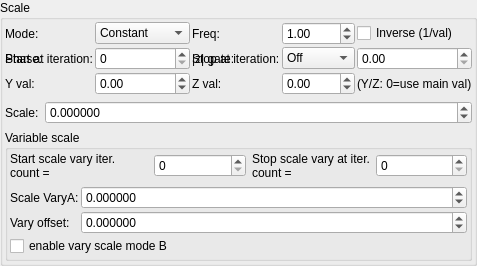
    <widget class="QGroupBox" name="groupBox_3">
     <property name="title">
      <string>Scale</string>
     </property>
     <layout class="QVBoxLayout" name="verticalLayout_5">
      <property name="leftMargin">
       <number>2</number>
      </property>
      <property name="topMargin">
       <number>2</number>
      </property>
      <property name="rightMargin">
       <number>2</number>
      </property>
      <property name="bottomMargin">
       <number>2</number>
      </property>
      <item>
       <layout class="QGridLayout" name="gridLayout_81">
        <property name="spacing">
         <number>2</number>
        </property>
        <item row="2" column="3">
         <widget class="MySpinBox" name="spinboxInt_transf_stop_iterations_C">
          <property name="sizePolicy">
           <sizepolicy hsizetype="Preferred" vsizetype="Maximum">
            <horstretch>0</horstretch>
            <verstretch>0</verstretch>
           </sizepolicy>
          </property>
          <property name="maximum">
           <number>999</number>
          </property>
         </widget>
        </item>
      <item row="1" column="0">
       <widget class="QLabel"><property name="text"><string>Mode:</string></property></widget>
      </item>
      <item row="1" column="1">
       <widget class="MyComboBox" name="comboBox_transf_multiplier_value_mode_2">
        <item><property name="text"><string notr="true">Constant</string></property></item>
        <item><property name="text"><string notr="true">Sine</string></property></item>
        <item><property name="text"><string notr="true">Ramp</string></property></item>
        <item><property name="text"><string notr="true">Exponential</string></property></item>
        <item><property name="text"><string notr="true">Triangle</string></property></item>
        <item><property name="text"><string notr="true">Square</string></property></item>
        <item><property name="text"><string notr="true">Smoothstep</string></property></item>
       </widget>
      </item>
      <item row="1" column="2">
       <widget class="QLabel"><property name="text"><string>Freq:</string></property></widget>
      </item>
      <item row="1" column="3">
       <widget class="MyDoubleSpinBox" name="spinbox_transf_multiplier_frequency_2">
        <property name="minimum"><double>0.01</double></property><property name="maximum"><double>100.0</double></property>
        <property name="singleStep"><double>0.1</double></property><property name="value"><double>1.0</double></property>
       </widget>
      </item>
      <item row="1" column="4" colspan="2">
       <widget class="MyCheckBox" name="checkBox_transf_multiplier_inverse_2">
        <property name="text"><string>Inverse (1/val)</string></property>
       </widget>
      </item>
      <item row="2" column="0">
       <widget class="QLabel"><property name="text"><string>Phase:</string></property></widget>
      </item>
      <item row="2" column="1">
       <widget class="MyDoubleSpinBox" name="spinbox_transf_multiplier_phase_2">
        <property name="minimum"><double>-10.0</double></property><property name="maximum"><double>10.0</double></property>
        <property name="singleStep"><double>0.1</double></property><property name="value"><double>0.0</double></property>
       </widget>
      </item>
      <item row="2" column="2">
       <widget class="QLabel"><property name="text"><string>|z| gate:</string></property></widget>
      </item>
      <item row="2" column="3">
       <widget class="MyComboBox" name="comboBox_transf_multiplier_threshold_mode_2">
        <item><property name="text"><string notr="true">Off</string></property></item>
        <item><property name="text"><string notr="true">&gt; thresh</string></property></item>
        <item><property name="text"><string notr="true">&lt; thresh</string></property></item>
       </widget>
      </item>
      <item row="2" column="4" colspan="2">
       <widget class="MyDoubleSpinBox" name="spinbox_transf_multiplier_threshold_2">
        <property name="minimum"><double>0.0</double></property><property name="maximum"><double>1000.0</double></property>
        <property name="singleStep"><double>0.1</double></property><property name="value"><double>0.0</double></property>
       </widget>
      </item>
      <item row="3" column="0">
       <widget class="QLabel"><property name="text"><string>Y val:</string></property></widget>
      </item>
      <item row="3" column="1">
       <widget class="MyDoubleSpinBox" name="spinbox_transf_multiplier_scale_y_2">
        <property name="minimum"><double>-100.0</double></property><property name="maximum"><double>100.0</double></property>
        <property name="singleStep"><double>0.01</double></property><property name="value"><double>0.0</double></property>
       </widget>
      </item>
      <item row="3" column="2">
       <widget class="QLabel"><property name="text"><string>Z val:</string></property></widget>
      </item>
      <item row="3" column="3">
       <widget class="MyDoubleSpinBox" name="spinbox_transf_multiplier_scale_z_2">
        <property name="minimum"><double>-100.0</double></property><property name="maximum"><double>100.0</double></property>
        <property name="singleStep"><double>0.01</double></property><property name="value"><double>0.0</double></property>
       </widget>
      </item>
      <item row="3" column="4" colspan="2">
       <widget class="QLabel"><property name="text"><string notr="true">(Y/Z: 0=use main val)</string></property></widget>
      </item>
        <item row="2" column="2">
         <widget class="QLabel" name="label_53">
          <property name="text">
           <string>Stop at iteration:</string>
          </property>
         </widget>
        </item>
        <item row="2" column="1">
         <widget class="MySpinBox" name="spinboxInt_transf_start_iterations_C">
          <property name="sizePolicy">
           <sizepolicy hsizetype="Minimum" vsizetype="Maximum">
            <horstretch>0</horstretch>
            <verstretch>0</verstretch>
           </sizepolicy>
          </property>
          <property name="minimum">
           <number>0</number>
          </property>
          <property name="maximum">
           <number>999</number>
          </property>
          <property name="value">
           <number>0</number>
          </property>
         </widget>
        </item>
        <item row="2" column="0">
         <widget class="QLabel" name="label_73">
          <property name="text">
           <string>Start at iteration:</string>
          </property>
         </widget>
        </item>
       </layout>
      </item>
      <item>
       <layout class="QGridLayout" name="gridLayout_2" columnstretch="0,1">
        <item row="0" column="1">
         <widget class="MyDoubleSpinBox" name="spinbox_transf_scale">
          <property name="sizePolicy">
           <sizepolicy hsizetype="Minimum" vsizetype="Maximum">
            <horstretch>0</horstretch>
            <verstretch>0</verstretch>
           </sizepolicy>
          </property>
          <property name="prefix">
           <string/>
          </property>
          <property name="suffix">
           <string/>
          </property>
          <property name="decimals">
           <number>6</number>
          </property>
          <property name="minimum">
           <double>-99.998999999999995</double>
          </property>
          <property name="maximum">
           <double>99.998999999999995</double>
          </property>
          <property name="singleStep">
           <double>0.100000000000000</double>
          </property>
         </widget>
        </item>
        <item row="0" column="0">
         <widget class="QLabel" name="label_149">
          <property name="text">
           <string>Scale:</string>
          </property>
         </widget>
        </item>
       </layout>
      </item>
      <item>
       <widget class="QGroupBox" name="groupBox_4">
        <property name="title">
         <string>Variable scale</string>
        </property>
        <layout class="QVBoxLayout" name="verticalLayout_6">
         <property name="leftMargin">
          <number>2</number>
         </property>
         <property name="topMargin">
          <number>2</number>
         </property>
         <property name="rightMargin">
          <number>2</number>
         </property>
         <property name="bottomMargin">
          <number>2</number>
         </property>
         <item>
          <layout class="QHBoxLayout" name="horizontalLayout">
           <property name="topMargin">
            <number>0</number>
           </property>
           <item>
            <widget class="QLabel" name="label_74">
             <property name="text">
              <string>Start scale vary iter. count =</string>
             </property>
             <property name="wordWrap">
              <bool>true</bool>
             </property>
            </widget>
           </item>
           <item>
            <widget class="MySpinBox" name="spinboxInt_transf_start_iterations_X">
             <property name="sizePolicy">
              <sizepolicy hsizetype="Minimum" vsizetype="Maximum">
               <horstretch>0</horstretch>
               <verstretch>0</verstretch>
              </sizepolicy>
             </property>
             <property name="minimum">
              <number>0</number>
             </property>
             <property name="maximum">
              <number>999</number>
             </property>
             <property name="value">
              <number>0</number>
             </property>
            </widget>
           </item>
           <item>
            <widget class="QLabel" name="label_57">
             <property name="text">
              <string>Stop scale vary at iter. count =</string>
             </property>
             <property name="wordWrap">
              <bool>true</bool>
             </property>
            </widget>
           </item>
           <item>
            <widget class="MySpinBox" name="spinboxInt_transf_stop_iterations_X">
             <property name="sizePolicy">
              <sizepolicy hsizetype="Preferred" vsizetype="Maximum">
               <horstretch>0</horstretch>
               <verstretch>0</verstretch>
              </sizepolicy>
             </property>
             <property name="maximum">
              <number>999</number>
             </property>
            </widget>
           </item>
          </layout>
         </item>
         <item>
          <layout class="QGridLayout" name="gridLayout_31" columnstretch="0,1">
           <property name="spacing">
            <number>2</number>
           </property>
           <item row="3" column="0" colspan="2">
            <widget class="MyCheckBox" name="checkBox_transf_function_enabledM_false">
             <property name="text">
              <string>enable vary scale mode B</string>
             </property>
            </widget>
           </item>
           <item row="1" column="1">
            <widget class="MyDoubleSpinBox" name="spinbox_transf_scale_vary_0">
             <property name="sizePolicy">
              <sizepolicy hsizetype="Minimum" vsizetype="Maximum">
               <horstretch>0</horstretch>
               <verstretch>0</verstretch>
              </sizepolicy>
             </property>
             <property name="prefix">
              <string/>
             </property>
             <property name="suffix">
              <string/>
             </property>
             <property name="decimals">
              <number>6</number>
             </property>
             <property name="minimum">
              <double>-99.989999999999995</double>
             </property>
             <property name="maximum">
              <double>99.989999999999995</double>
             </property>
             <property name="singleStep">
              <double>0.100000000000000</double>
             </property>
            </widget>
           </item>
           <item row="2" column="0">
            <widget class="QLabel" name="label_150">
             <property name="text">
              <string>Vary offset:</string>
             </property>
            </widget>
           </item>
           <item row="2" column="1">
            <widget class="MyDoubleSpinBox" name="spinbox_transf_scaleB_1">
             <property name="sizePolicy">
              <sizepolicy hsizetype="Minimum" vsizetype="Maximum">
               <horstretch>0</horstretch>
               <verstretch>0</verstretch>
              </sizepolicy>
             </property>
             <property name="prefix">
              <string/>
             </property>
             <property name="suffix">
              <string/>
             </property>
             <property name="decimals">
              <number>6</number>
             </property>
             <property name="minimum">
              <double>-99.989999999999995</double>
             </property>
             <property name="maximum">
              <double>99.989999999999995</double>
             </property>
             <property name="singleStep">
              <double>0.100000000000000</double>
             </property>
            </widget>
           </item>
           <item row="1" column="0">
            <widget class="QLabel" name="label_144">
             <property name="text">
              <string>Scale VaryA:</string>
             </property>
            </widget>
           </item>
          </layout>
         </item>
        </layout>
       </widget>
      </item>
     </layout>
    </widget>
